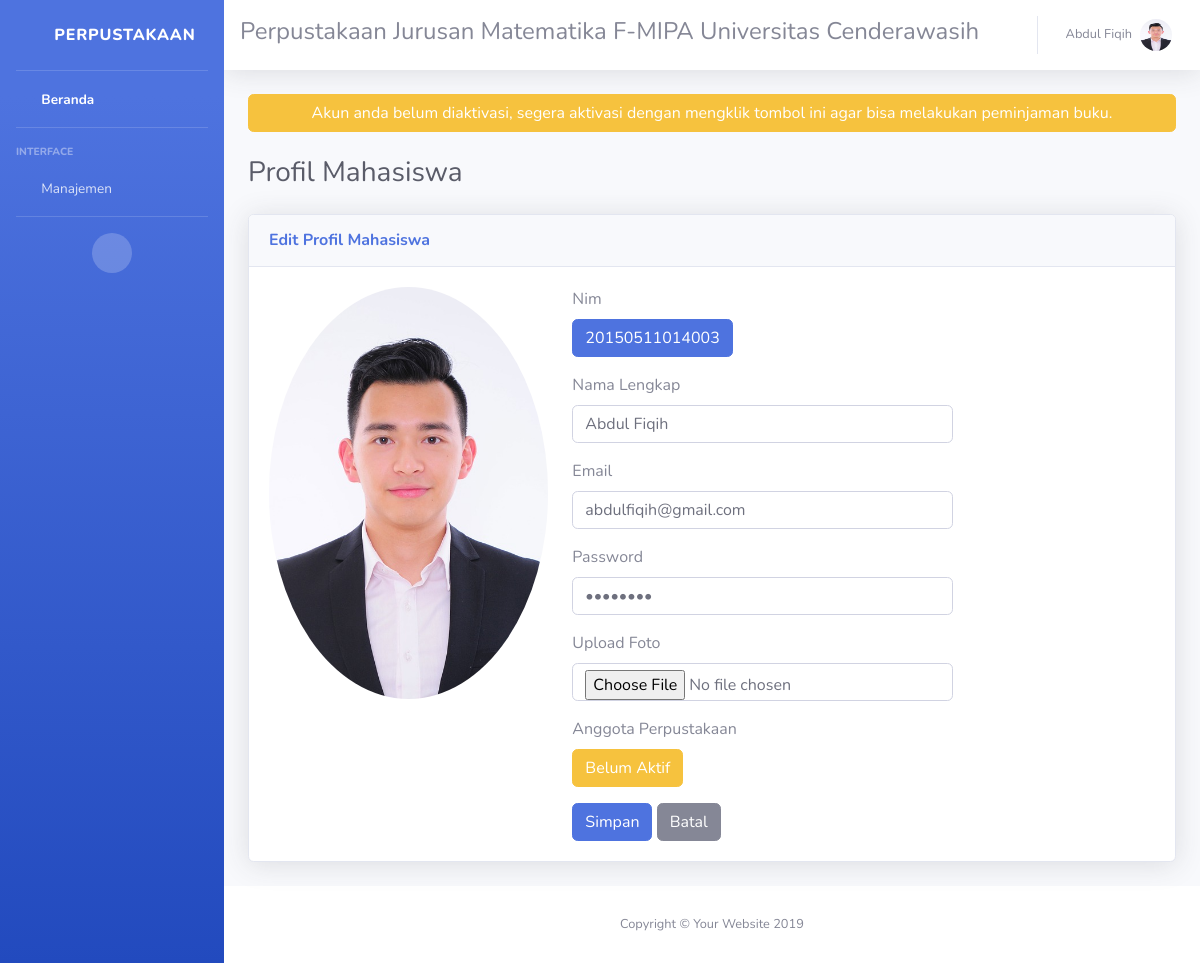
The app's page /guest/index.php?page=profil&id=20150511014003 (signed in), older data.
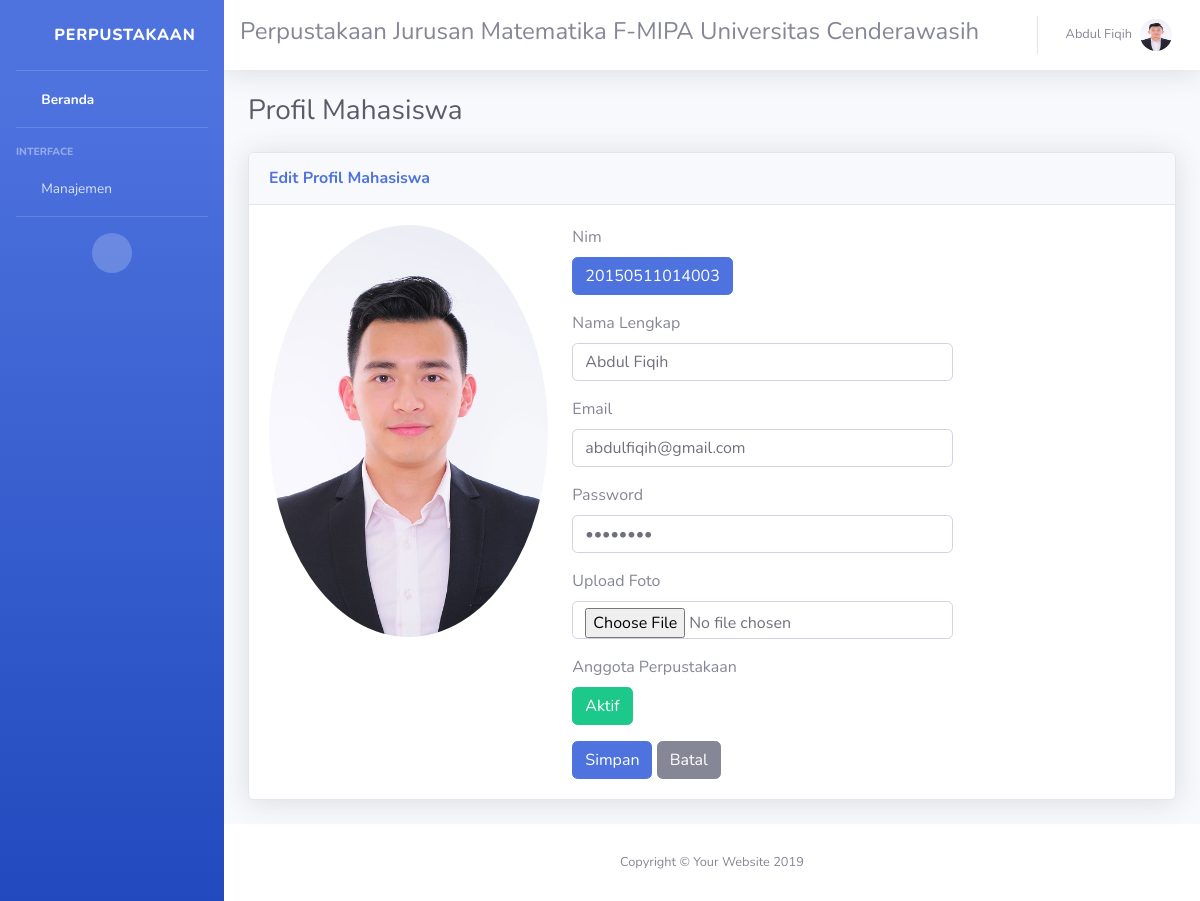
The same page, newer data.
### tables this page shows
CREATE TABLE `tbl_mahasiswa` (
  `nim` varchar(15) NOT NULL,
  `nama_lengkap` varchar(100) NOT NULL,
  `email` varchar(50) NOT NULL,
  `password` varchar(10) NOT NULL,
  `anggota_aktif` int(1) NOT NULL,
  `img_mhs` text,
  `terakhir_login` timestamp NULL DEFAULT NULL ON UPDATE CURRENT_TIMESTAMP
);

### guest/service.php (called while the page is built, shortened)
<?php
$id     = $_SESSION['id'];
$role   = $_SESSION['role'];
if ($role == 1){
    $q = mysqli_query($conn, "SELECT * FROM tbl_mahasiswa WHERE nim='$id'");
    $userdata = mysqli_fetch_array($q);
} else {
    $q = mysqli_query($conn, "SELECT * FROM tbl_dosen WHERE nip='$id'");
    $userdata = mysqli_fetch_array($q);
}
if ($role == 1){
    ($userdata['img_mhs']!=NULL)?$img='../assets/img/mahasiswa/'.$userdata['img_mhs']:$img='../assets/img/no-photo.png';
} else {
    ($userdata['img_dosen']!=NULL)?$img='../assets/img/dosen/'.$userdata['img_dosen']:$img='../assets/img/no-photo.png';
}

### guest/page/profil/profil.php (the view, shortened to what this page needs)
<?php if ($userdata['anggota_aktif'] != 1){ ?>
    <div class="row">
    <div class="col-md-12">
        <a href="?page=profilaktivasi" class="btn btn-warning btn-block">
        <span class="text">Akun anda belum diaktivasi, segera aktivasi dengan mengklik tombol ini agar bisa melakukan peminjaman buku.</span>
        </a>
    </div>
    </div><br>
<?php } ?>
<div class="d-sm-flex align-items-center justify-content-between mb-4">
  <h1 class="h3 mb-0 text-gray-800">Profil Mahasiswa</h1>
</div>
<?php
    $query = mysqli_query($conn, "SELECT * FROM tbl_mahasiswa WHERE nim=$_GET[id]");
    $data = mysqli_fetch_array($query)
?>
<div class="card shadow mb-4">
    <div class="card-header py-3 d-flex flex-row align-items-center justify-content-between">
        <h6 class="m-0 font-weight-bold text-primary">Edit Profil Mahasiswa</h6>
    </div>
    <div class="card-body">
        <div class="row">
            <div class="col-lg-4 col-md-4">
                <div class="row">
                    <div class="col-lg-12">
                        <img class="img-profile rounded-circle" src="<?= $img ?>" width="100%">
                    </div>
                </div>
            </div>
            <div class="col-lg-8 col-md-8">
                <form action="?page=profil&id=<?= $data['nim'] ?>" method="post" enctype="multipart/form-data">
                    <div class="row">
                        <div class="col-lg-8">
                            <div class="form-group">
                                <label>Nim</label><br>
                                <a href="#" class="btn btn-primary"><?= $data['nim'] ?></a>
                            </div>
                        </div>
                    </div>
                    <div class="row">
                        <div class="col-lg-8">
                            <div class="form-group">
                                <label>Nama Lengkap</label>
                                <input type="text" class="form-control" name="nama" autocomplete="OFF" placeholder="isikan nama lengkap ..." value="<?= $data['nama_lengkap'] ?>" >
                            </div>
                        </div>
                    </div>
                    <div class="row">
                        <div class="col-lg-8">
                            <div class="form-group">
                                <label>Email</label>
                                <input type="email" class="form-control" name="email" autocomplete="OFF" placeholder="isikan email ..." value="<?= $data['email'] ?>" >
                            </div>
                        </div>
                    </div>
                    <div class="row">
                        <div class="col-lg-8">
                            <div class="form-group">
                                <label>Password</label>
                                <input id="password-field" type="password" class="form-control" name="password" autocomplete="OFF" placeholder="isikan password untuk akun ..." value="<?= $data['password'] ?>">
                                <span toggle="#password-field" class="fa fa-lg fa-eye-slash field-icon toggle-password"></span>
                            </div>
                        </div>
                    </div>
                    <div class="row">
                        <div class="col-lg-8">
                            <div class="form-group">
                                <label>Upload Foto</label>
                                <input type="file" class="form-control" name="image">
                            </div>
                        </div>
                    </div>
                    <div class="row">
                        <div class="col-lg-8">
                            <div class="form-group">
                                <label>Anggota Perpustakaan</label><br>
                                <a href="#" class="btn <?= ($data['anggota_aktif']==1)?'btn-success':'btn-warning';?>"><?= ($data['anggota_aktif']==1)?'Aktif':'Belum Aktif';?></a>
                            </div>
                        </div>
                    </div>
                    <div class="row">
                        <div class="col-lg-8">
                            <input type="submit" name="submit" class="btn btn-primary" value="Simpan">
                            <a href="?page=beranda" class="btn btn-secondary">Batal</a>
                        </div>
                    </div>
                </form>
            </div>
        </div>
    </div>
</div>

### guest/index.php (shortened to what this page needs)
<?php
   if (!empty($_SESSION['id']) && !empty($_SESSION['password']))
   {
      include "../assets/lib/koneksi.php";
?>
<!DOCTYPE html>
<html lang="en">
<head>
  <link href="../assets/vendor/fontawesome-free/css/all.min.css" rel="stylesheet" type="text/css">
  <link rel="stylesheet" href="../assets/vendor/bootstrap-datepicker/dist/css/bootstrap-datepicker.min.css">
  <link href="../assets/css/sb-admin-2.min.css" rel="stylesheet">
  <link href="../assets/vendor/datatables/dataTables.bootstrap4.min.css" rel="stylesheet">
</head>
<body id="page-top">
  <div id="wrapper">
    <?php
      include "service.php";
      include "sidebar.php";
    ?>
    <div id="content-wrapper" class="d-flex flex-column">
      <div id="content">
        <?php include "header.php"; ?>
        <div class="container-fluid">
        <?php include "content.php"; ?>
        </div>
      </div>
      <footer class="sticky-footer bg-white">
        <div class="container my-auto">
          <div class="copyright text-center my-auto">
            <span>Copyright &copy; Your Website 2019</span>
          </div>
        </div>
      </footer>
    </div>
  </div>
</body>
</html>
<?php
} ?>

### guest/sidebar.php (shortened to what this page needs)
<ul class="navbar-nav bg-gradient-primary sidebar sidebar-dark accordion" id="accordionSidebar">
<a class="sidebar-brand d-flex align-items-center justify-content-center" href="index.php">
  <div class="sidebar-brand-icon rotate-n-15">
    <i class="fas fa-book"></i>
  </div>
  <div class="sidebar-brand-text mx-3">Perpustakaan</div>
</a>
<hr class="sidebar-divider my-0">
<li class="nav-item active">
  <a class="nav-link" href="?page=beranda">
    <i class="fas fa-fw fa-tachometer-alt"></i>
    <span>Beranda</span></a>
</li>
<hr class="sidebar-divider">
<div class="sidebar-heading">
  Interface
</div>
<li class="nav-item">
  <a class="nav-link collapsed" href="#" data-toggle="collapse" data-target="#collapseTwo" aria-expanded="true" aria-controls="collapseTwo">
    <i class="fas fa-fw fa-cog"></i>
    <span>Manajemen</span>
  </a>
</li>
<hr class="sidebar-divider">
<div class="text-center d-none d-md-inline">
  <button class="rounded-circle border-0" id="sidebarToggle"></button>
</div>
</ul>

### guest/header.php (shortened to what this page needs)
<nav class="navbar navbar-expand navbar-light bg-white topbar mb-4 static-top shadow">
          <h4>Perpustakaan Jurusan Matematika F-MIPA Universitas Cenderawasih</h4>
          <ul class="navbar-nav ml-auto">
            <li class="nav-item dropdown no-arrow">
              <a class="nav-link dropdown-toggle" href="#" id="userDropdown" role="button" data-toggle="dropdown" aria-haspopup="true" aria-expanded="false">
                <span class="mr-2 d-none d-lg-inline text-gray-600 small"><?= $userdata['nama_lengkap'] ?></span>
                <img class="img-profile rounded-circle" src="<?= $img ?>">
              </a>
            </li>
          </ul>
        </nav>

### guest/content.php
<?php
if (isset($_GET['page'])) $page=$_GET['page'];
else $page="beranda";
if ($page == "beranda")                     include("page/beranda.php");
elseif ($page == "logout")                  include("page/logout.php");
    elseif ($page == "buku")                include("page/buku/buku.php");
    elseif ($page == "bukulihat")           include("page/buku/bukulihat.php");
    elseif ($page == "formpinjam")          include("page/buku/formpinjam.php");
    elseif ($page == "formpinjampro")       include("page/buku/formpinjampro.php");
    elseif ($page == "profil")              include("page/profil/profil.php");
    elseif ($page == "profildosen")         include("page/profildosen/profil.php");
    elseif ($page == "profilaktivasi")      include("page/profil/profilaktivasi.php");
    elseif ($page == "peminjaman")          include("page/peminjaman/peminjaman.php");
    elseif ($page == "peminjamandosen")     include("page/peminjaman/peminjamandosen.php");
    else include("page/404.php");
?>

### guest/index.php (style rules this page uses)
.field-icon { float: right; margin-right: 8px; margin-top: -25px; position: relative; z-index: 2; cursor:pointer; }

Row changes from the older to the newer data that the page shows:
changed tbl_mahasiswa "Abdul Fiqih": anggota_aktif 0 → 1 (drawn)
Text that changed along with them:
text no longer shown: "Akun anda belum diaktivasi, segera aktivasi dengan mengklik tombol ini agar bisa melakukan peminjaman buku. Belum Aktif"
text now shown: "Aktif"
